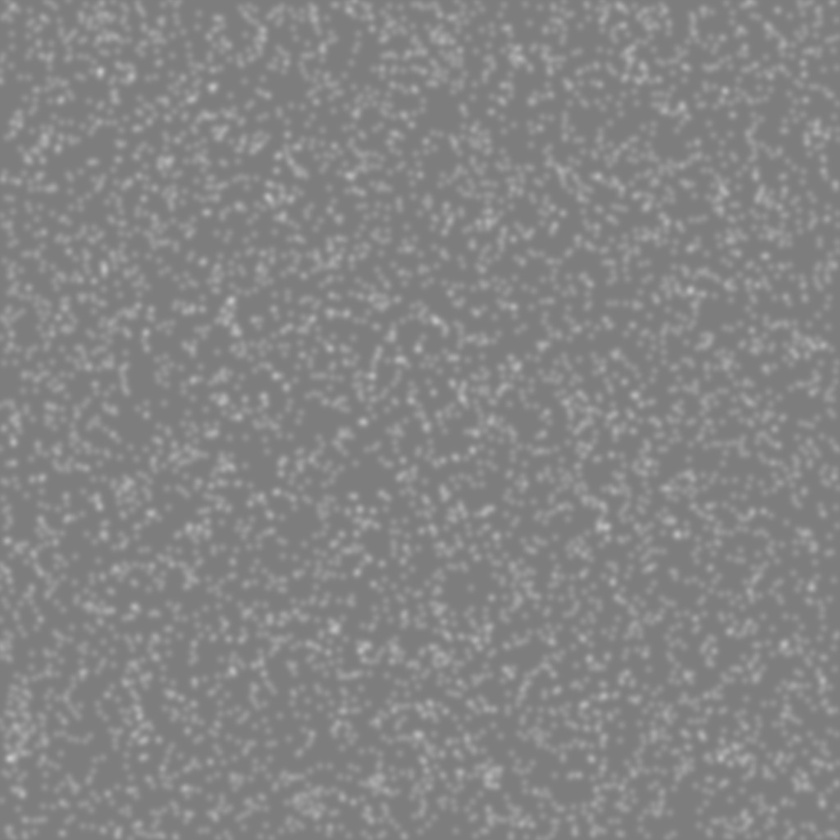
#> input picture varify_3/haze/global-mid/test_1.jpg, 840 x 840 px, shrunk from 1024 x 1024 before the run, found by its file name; its folder holds only this picture in this run
$ python add_midhaze.py
#> lines starting #> are read from the running program, lines starting #| are printed output that depends on the picture
import cv2, math
import numpy as np
import random
import os
def demo(img_path):
    # 图片地址和名称，默认是同一层文件地址，如有需要可更改。

    img = cv2.imread(img_path)
#> img is the input picture: shape (840, 840, 3); min 123, max 200, mean 133.4
    img_f = img / 255.0 # 归一化
    (row, col, chs) = img.shape
#> row = 840; col = 840; chs = 3

    A = 0.5  # 亮度
    beta = 0.08  # 雾的浓度
    #beta = betaa[random.randint(0,len(betaa)-1)] # 随机初始化雾的浓度
    size = math.sqrt(max(row, col))  # 雾化尺寸，可根据自己的条件进行调节，一般的范围在中心点位置但不是很大，可自己手动设置参数
#> size = 28.98
    # size = 40 # 这是我自己设置的参数，效果很不错
    center = (row // 2, col // 2)  # 雾化中心 就是图片的中心
#> center = (420, 420)
    for j in range(row):
        for l in range(col):
            d = -0.04 * math.sqrt((j - center[0]) ** 2 + (l - center[1]) ** 2) + size
            td = math.exp(-beta * d)
            img_f[j][l][:] = img_f[j][l][:] * td + A * (1 - td) # 标准光学模型，图片的RGB三通道进行加雾
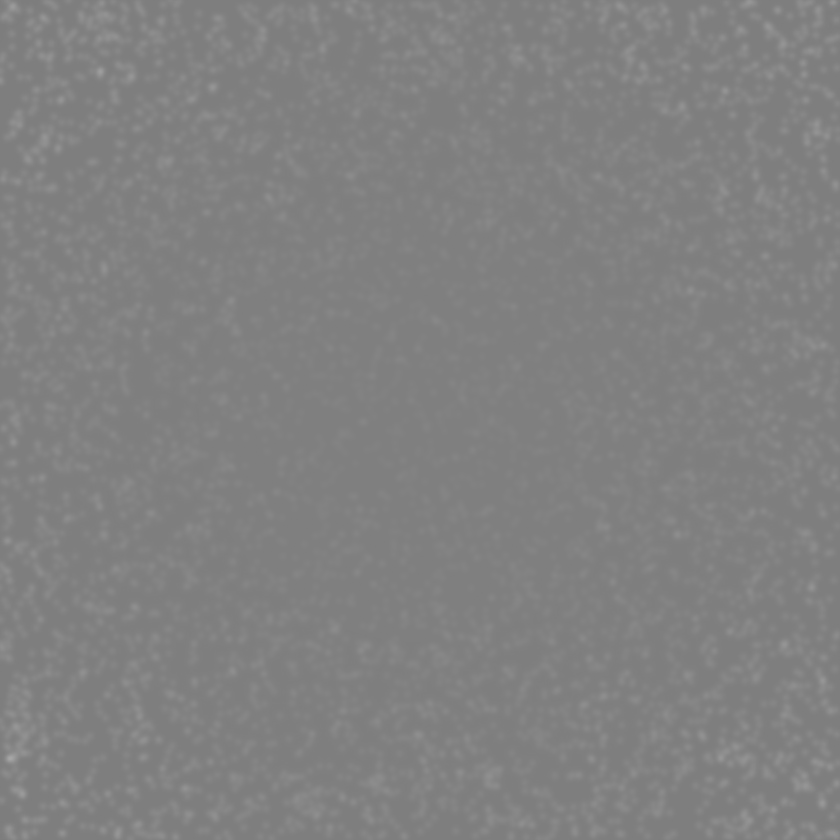
#> img_f: shape (840, 840, 3) float64; min 0.491, max 0.653, mean 0.507
    #cv2.imwrite('./essay/0.png', img_f*255) # 图片生成名字，切记务必要回复图片 *255，否则生成图片错误，可以尝试
    #cv2.imshow("src", img)
    #cv2.imshow("dst", img_f) # 显示图片
    return img_f

if __name__ == '__main__':
    from tqdm import tqdm
    path='./essay/varify/haze/global-mid'
    path1='./essay/varify/haze'
    for i in tqdm(os.listdir(path)):
        #img=load_img(os.path.join(path,i))
        img=demo(os.path.join(path,i))
        cv2.imwrite(os.path.join(path1,'both-mid',i),img*255)
